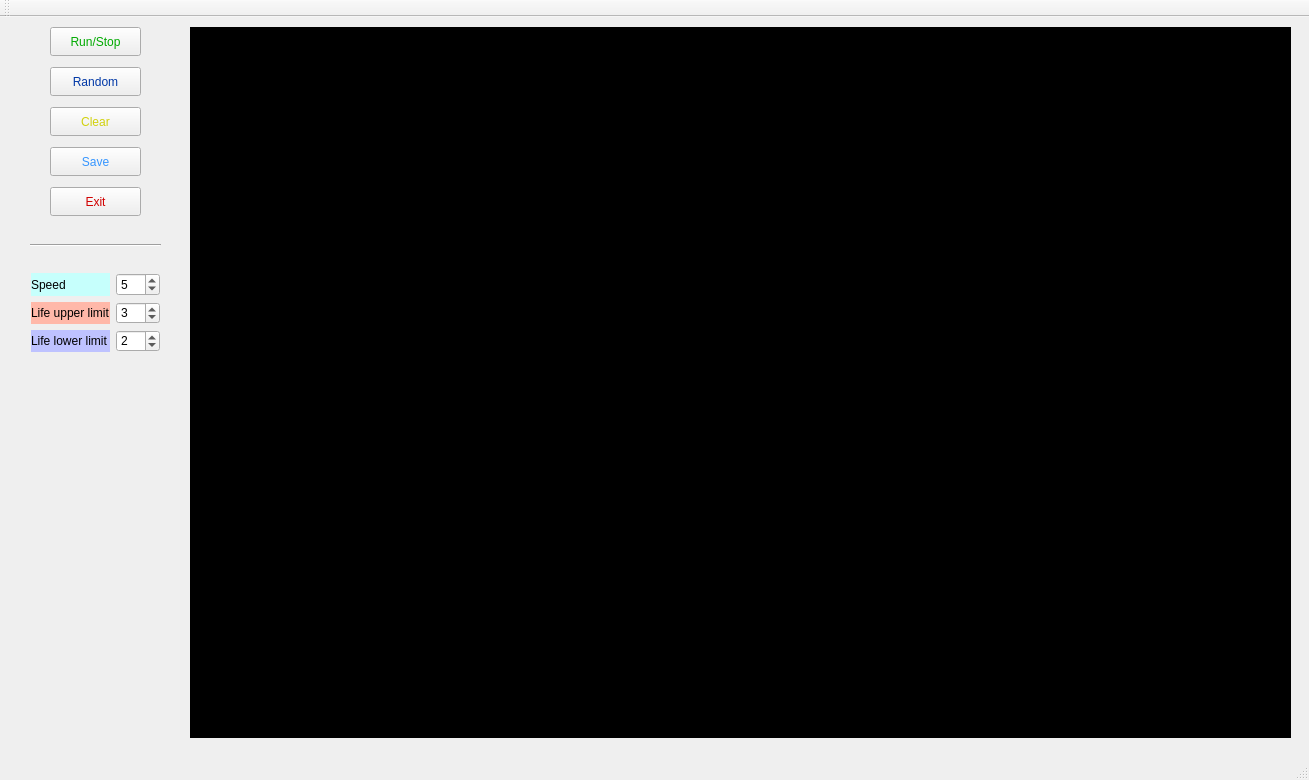
<?xml version="1.0" encoding="UTF-8"?>
<ui version="4.0">
 <class>MainWindow</class>
 <widget class="QMainWindow" name="MainWindow">
  <property name="geometry">
   <rect>
    <x>0</x>
    <y>0</y>
    <width>1309</width>
    <height>780</height>
   </rect>
  </property>
  <property name="sizePolicy">
   <sizepolicy hsizetype="Fixed" vsizetype="Fixed">
    <horstretch>0</horstretch>
    <verstretch>0</verstretch>
   </sizepolicy>
  </property>
  <property name="minimumSize">
   <size>
    <width>1309</width>
    <height>780</height>
   </size>
  </property>
  <property name="maximumSize">
   <size>
    <width>1309</width>
    <height>780</height>
   </size>
  </property>
  <property name="windowTitle">
   <string>Conway Life Game</string>
  </property>
  <widget class="QWidget" name="centralWidget">
   <widget class="QLabel" name="Main_label">
    <property name="geometry">
     <rect>
      <x>190</x>
      <y>10</y>
      <width>1101</width>
      <height>711</height>
     </rect>
    </property>
    <property name="styleSheet">
     <string notr="true">background-color: rgb(0, 0, 0);</string>
    </property>
    <property name="text">
     <string/>
    </property>
   </widget>
   <widget class="QPushButton" name="RunStop_pushButton">
    <property name="geometry">
     <rect>
      <x>50</x>
      <y>10</y>
      <width>91</width>
      <height>29</height>
     </rect>
    </property>
    <property name="styleSheet">
     <string notr="true">color: rgb(0, 170, 0);</string>
    </property>
    <property name="text">
     <string>Run/Stop</string>
    </property>
   </widget>
   <widget class="QPushButton" name="Random_pushButton">
    <property name="geometry">
     <rect>
      <x>50</x>
      <y>50</y>
      <width>91</width>
      <height>29</height>
     </rect>
    </property>
    <property name="styleSheet">
     <string notr="true">color: rgb(0, 55, 166);</string>
    </property>
    <property name="text">
     <string>Random</string>
    </property>
   </widget>
   <widget class="QPushButton" name="Save_pushButton">
    <property name="geometry">
     <rect>
      <x>50</x>
      <y>130</y>
      <width>91</width>
      <height>29</height>
     </rect>
    </property>
    <property name="styleSheet">
     <string notr="true">color: rgb(53, 149, 255);</string>
    </property>
    <property name="text">
     <string>Save</string>
    </property>
   </widget>
   <widget class="QPushButton" name="Clear_pushButton">
    <property name="geometry">
     <rect>
      <x>50</x>
      <y>90</y>
      <width>91</width>
      <height>29</height>
     </rect>
    </property>
    <property name="styleSheet">
     <string notr="true">color: rgb(209, 209, 12);</string>
    </property>
    <property name="text">
     <string>Clear</string>
    </property>
   </widget>
   <widget class="Line" name="line">
    <property name="geometry">
     <rect>
      <x>30</x>
      <y>220</y>
      <width>131</width>
      <height>16</height>
     </rect>
    </property>
    <property name="orientation">
     <enum>Qt::Horizontal</enum>
    </property>
   </widget>
   <widget class="QPushButton" name="Exit_pushButton">
    <property name="geometry">
     <rect>
      <x>50</x>
      <y>170</y>
      <width>91</width>
      <height>29</height>
     </rect>
    </property>
    <property name="styleSheet">
     <string notr="true">color: rgb(209, 0, 0);</string>
    </property>
    <property name="text">
     <string>Exit</string>
    </property>
   </widget>
   <widget class="QWidget" name="">
    <property name="geometry">
     <rect>
      <x>20</x>
      <y>245</y>
      <width>151</width>
      <height>101</height>
     </rect>
    </property>
    <layout class="QGridLayout" name="gridLayout">
     <item row="0" column="0">
      <widget class="QLabel" name="Speed_label">
       <property name="styleSheet">
        <string notr="true">background-color: rgb(198, 255, 252);</string>
       </property>
       <property name="text">
        <string>Speed</string>
       </property>
      </widget>
     </item>
     <item row="0" column="1">
      <widget class="QSpinBox" name="Speed_spinBox">
       <property name="minimum">
        <number>1</number>
       </property>
       <property name="maximum">
        <number>99</number>
       </property>
       <property name="value">
        <number>5</number>
       </property>
      </widget>
     </item>
     <item row="1" column="0">
      <widget class="QLabel" name="LifeUpperLimit_label">
       <property name="styleSheet">
        <string notr="true">background-color: rgb(255, 184, 169);</string>
       </property>
       <property name="text">
        <string>Life upper limit</string>
       </property>
      </widget>
     </item>
     <item row="1" column="1">
      <widget class="QSpinBox" name="LifeUpperLimit_spinBox">
       <property name="maximum">
        <number>8</number>
       </property>
       <property name="value">
        <number>3</number>
       </property>
      </widget>
     </item>
     <item row="2" column="0">
      <widget class="QLabel" name="LifeLowerLimit_label">
       <property name="styleSheet">
        <string notr="true">background-color: rgb(190, 194, 255);</string>
       </property>
       <property name="text">
        <string>Life lower limit</string>
       </property>
      </widget>
     </item>
     <item row="2" column="1">
      <widget class="QSpinBox" name="LifeLowerLimit_spinBox">
       <property name="maximum">
        <number>8</number>
       </property>
       <property name="value">
        <number>2</number>
       </property>
      </widget>
     </item>
    </layout>
   </widget>
  </widget>
  <widget class="QMenuBar" name="menuBar">
   <property name="geometry">
    <rect>
     <x>0</x>
     <y>0</y>
     <width>1309</width>
     <height>24</height>
    </rect>
   </property>
  </widget>
  <widget class="QToolBar" name="mainToolBar">
   <attribute name="toolBarArea">
    <enum>TopToolBarArea</enum>
   </attribute>
   <attribute name="toolBarBreak">
    <bool>false</bool>
   </attribute>
  </widget>
  <widget class="QStatusBar" name="statusBar"/>
 </widget>
 <layoutdefault spacing="6" margin="11"/>
 <resources/>
 <connections/>
</ui>
